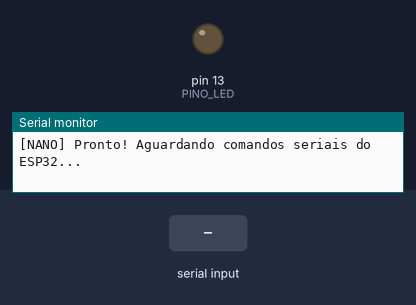
Recording of a sketch running on a simulated Arduino Nano, built with avr-gcc and run on an emulated ATmega328P. Shown: output pins drawn as LEDs (lit = HIGH), the last lines printed to the serial monitor. Inputs (shaded band) come from the test bench.

Above: at 1.8 s.
1.9 s: "1" received over Serial
At 2.2 s:
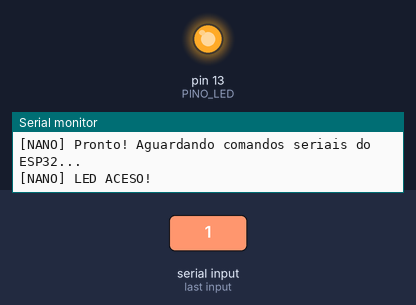
3.4 s: "0" received over Serial
At 4.5 s:
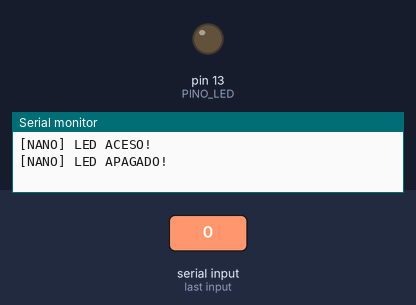
Timing chart, 0 to 6.4 s (numbered marks = the images above; inputs shaded):
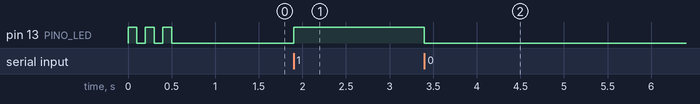

Measured:
- after the input at 1.9 s, pin 13 (PINO_LED): LOW → HIGH at once
- after the input at 3.4 s, pin 13 (PINO_LED): HIGH → LOW at once

The sketch:

nano_rx_led.ino
```cpp
/*
 * ====================================================================================
 * ROVER ARDUINO NANO - RECEPTOR SERIAL (RX) E CONTROLE DE LED
 * ====================================================================================
 * Este firmware roda no Arduino Nano V3 (ATmega328P).
 * Ele escuta continuamente a porta Serial física (pino RX / D0) a 115200 baud.
 * Ao receber o caractere '1' vindo do ESP32, ele acende o LED onboard (D13).
 * Ao receber o caractere '0', ele apaga o LED onboard.
 *
 * Conexão de Bancada:
 * - GND do Arduino Nano ---- ligado ao ---- GND do ESP32 (Referência comum)
 * - Pino RX (D0) do Nano --- ligado ao ---- Pino TX do ESP32
 *
 * ATENÇÃO AO GRAVAR O NANO:
 * - O pino RX (D0) do Nano é compartilhado com o chip conversor USB (CH340 ou FTDI).
 * - Ao fazer o upload deste código via cabo USB no Arduino IDE, DESCONECTE temporariamente
 *   o fio que vem do TX do ESP32 para evitar conflito na gravação.
 * - Após o upload terminar, reconecte o fio no pino RX (D0).
 * ====================================================================================
 */

// O pino do LED onboard do Arduino Nano é o pino digital 13
const int PINO_LED = LED_BUILTIN;

void setup() {
  // Inicializa o pino do LED como saída
  pinMode(PINO_LED, OUTPUT);
  digitalWrite(PINO_LED, LOW);

  // Inicializa a comunicação Serial de hardware a 115200 baud (mesma velocidade do ESP32)
  Serial.begin(115200);

  // Pisca 3 vezes rapidamente no boot para confirmar visualmente que o Nano ligou
  for (int i = 0; i < 3; i++) {
    digitalWrite(PINO_LED, HIGH);
    delay(100);
    digitalWrite(PINO_LED, LOW);
    delay(100);
  }

  Serial.println(F("[NANO] Pronto! Aguardando comandos seriais do ESP32..."));
}

void loop() {
  // Verifica se há bytes disponíveis no buffer serial sem travar o processador
  if (Serial.available() > 0) {
    char comando = Serial.read();

    switch (comando) {
      case '1':
        digitalWrite(PINO_LED, HIGH);
        // Opcional: feedback de volta se houver fio de retorno ligado
        Serial.println(F("[NANO] LED ACESO!"));
        break;

      case '0':
        digitalWrite(PINO_LED, LOW);
        Serial.println(F("[NANO] LED APAGADO!"));
        break;

      default:
        // Ignora quebras de linha '\r', '\n' ou espaços em branco
        break;
    }
  }
}
```
